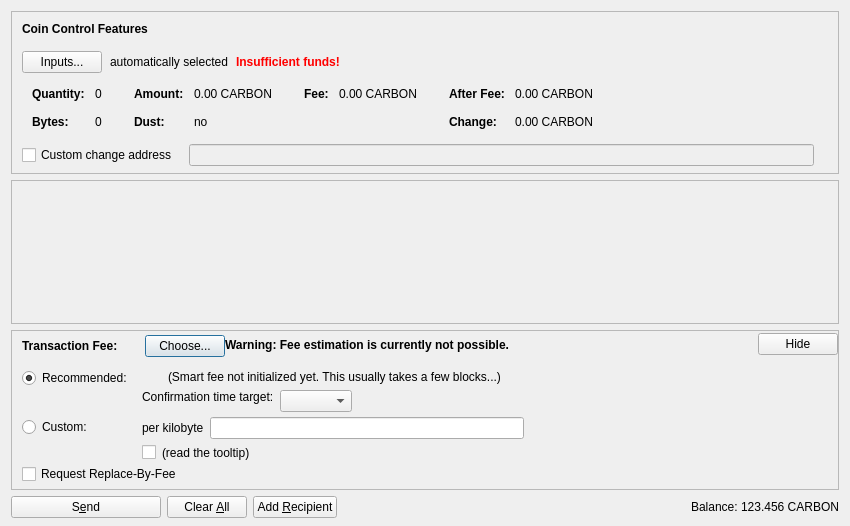
<?xml version="1.0" encoding="UTF-8"?>
<ui version="4.0">
 <class>SendCoinsDialog</class>
 <widget class="QDialog" name="SendCoinsDialog">
  <property name="geometry">
   <rect>
    <x>0</x>
    <y>0</y>
    <width>850</width>
    <height>526</height>
   </rect>
  </property>
  <property name="windowTitle">
   <string>Send Coins</string>
  </property>
  <layout class="QVBoxLayout" name="verticalLayout" stretch="0,1,0,0">
   <property name="bottomMargin">
    <number>8</number>
   </property>
   <item>
    <widget class="QFrame" name="frameCoinControl">
     <property name="sizePolicy">
      <sizepolicy hsizetype="Expanding" vsizetype="Expanding">
       <horstretch>0</horstretch>
       <verstretch>0</verstretch>
      </sizepolicy>
     </property>
     <property name="maximumSize">
      <size>
       <width>16777215</width>
       <height>16777215</height>
      </size>
     </property>
     <property name="frameShape">
      <enum>QFrame::StyledPanel</enum>
     </property>
     <property name="frameShadow">
      <enum>QFrame::Sunken</enum>
     </property>
     <layout class="QVBoxLayout" name="verticalLayoutCoinControl2">
      <property name="spacing">
       <number>0</number>
      </property>
      <property name="leftMargin">
       <number>0</number>
      </property>
      <property name="topMargin">
       <number>0</number>
      </property>
      <property name="rightMargin">
       <number>0</number>
      </property>
      <property name="bottomMargin">
       <number>6</number>
      </property>
      <item>
       <layout class="QVBoxLayout" name="verticalLayoutCoinControl" stretch="0,0,0,0,1">
        <property name="spacing">
         <number>0</number>
        </property>
        <property name="leftMargin">
         <number>10</number>
        </property>
        <property name="topMargin">
         <number>10</number>
        </property>
        <item>
         <layout class="QHBoxLayout" name="horizontalLayoutCoinControl1">
          <property name="bottomMargin">
           <number>15</number>
          </property>
          <item>
           <widget class="QLabel" name="labelCoinControlFeatures">
            <property name="sizePolicy">
             <sizepolicy hsizetype="Preferred" vsizetype="Maximum">
              <horstretch>0</horstretch>
              <verstretch>0</verstretch>
             </sizepolicy>
            </property>
            <property name="font">
             <font>
              <weight>75</weight>
              <bold>true</bold>
             </font>
            </property>
            <property name="styleSheet">
             <string notr="true">font-weight:bold;</string>
            </property>
            <property name="text">
             <string>Coin Control Features</string>
            </property>
           </widget>
          </item>
         </layout>
        </item>
        <item>
         <layout class="QHBoxLayout" name="horizontalLayoutCoinControl2" stretch="0,0,0,0">
          <property name="spacing">
           <number>8</number>
          </property>
          <property name="bottomMargin">
           <number>10</number>
          </property>
          <item>
           <widget class="QPushButton" name="pushButtonCoinControl">
            <property name="styleSheet">
             <string notr="true"/>
            </property>
            <property name="text">
             <string>Inputs...</string>
            </property>
            <property name="autoDefault">
             <bool>false</bool>
            </property>
           </widget>
          </item>
          <item>
           <widget class="QLabel" name="labelCoinControlAutomaticallySelected">
            <property name="text">
             <string>automatically selected</string>
            </property>
            <property name="margin">
             <number>5</number>
            </property>
           </widget>
          </item>
          <item>
           <widget class="QLabel" name="labelCoinControlInsuffFunds">
            <property name="font">
             <font>
              <weight>75</weight>
              <bold>true</bold>
             </font>
            </property>
            <property name="styleSheet">
             <string notr="true">color:red;font-weight:bold;</string>
            </property>
            <property name="text">
             <string>Insufficient funds!</string>
            </property>
            <property name="margin">
             <number>5</number>
            </property>
           </widget>
          </item>
          <item>
           <spacer name="horizontalSpacerCoinControl">
            <property name="orientation">
             <enum>Qt::Horizontal</enum>
            </property>
            <property name="sizeHint" stdset="0">
             <size>
              <width>40</width>
              <height>1</height>
             </size>
            </property>
           </spacer>
          </item>
         </layout>
        </item>
        <item>
         <widget class="QWidget" name="widgetCoinControl" native="true">
          <property name="sizePolicy">
           <sizepolicy hsizetype="Preferred" vsizetype="Preferred">
            <horstretch>0</horstretch>
            <verstretch>0</verstretch>
           </sizepolicy>
          </property>
          <property name="minimumSize">
           <size>
            <width>0</width>
            <height>0</height>
           </size>
          </property>
          <property name="styleSheet">
           <string notr="true"/>
          </property>
          <layout class="QHBoxLayout" name="horizontalLayoutCoinControl5">
           <property name="leftMargin">
            <number>0</number>
           </property>
           <property name="topMargin">
            <number>0</number>
           </property>
           <property name="rightMargin">
            <number>0</number>
           </property>
           <property name="bottomMargin">
            <number>0</number>
           </property>
           <item>
            <layout class="QHBoxLayout" name="horizontalLayoutCoinControl3" stretch="0,0,0,1">
             <property name="spacing">
              <number>20</number>
             </property>
             <property name="topMargin">
              <number>0</number>
             </property>
             <property name="bottomMargin">
              <number>10</number>
             </property>
             <item>
              <layout class="QFormLayout" name="formLayoutCoinControl1">
               <property name="horizontalSpacing">
                <number>10</number>
               </property>
               <property name="verticalSpacing">
                <number>14</number>
               </property>
               <property name="leftMargin">
                <number>10</number>
               </property>
               <property name="topMargin">
                <number>4</number>
               </property>
               <property name="rightMargin">
                <number>6</number>
               </property>
               <item row="0" column="0">
                <widget class="QLabel" name="labelCoinControlQuantityText">
                 <property name="font">
                  <font>
                   <weight>75</weight>
                   <bold>true</bold>
                  </font>
                 </property>
                 <property name="text">
                  <string>Quantity:</string>
                 </property>
                 <property name="margin">
                  <number>0</number>
                 </property>
                </widget>
               </item>
               <item row="0" column="1">
                <widget class="QLabel" name="labelCoinControlQuantity">
                 <property name="cursor">
                  <cursorShape>IBeamCursor</cursorShape>
                 </property>
                 <property name="contextMenuPolicy">
                  <enum>Qt::ActionsContextMenu</enum>
                 </property>
                 <property name="text">
                  <string notr="true">0</string>
                 </property>
                 <property name="margin">
                  <number>0</number>
                 </property>
                 <property name="textInteractionFlags">
                  <set>Qt::LinksAccessibleByMouse|Qt::TextSelectableByKeyboard|Qt::TextSelectableByMouse</set>
                 </property>
                </widget>
               </item>
               <item row="1" column="0">
                <widget class="QLabel" name="labelCoinControlBytesText">
                 <property name="font">
                  <font>
                   <weight>75</weight>
                   <bold>true</bold>
                  </font>
                 </property>
                 <property name="text">
                  <string>Bytes:</string>
                 </property>
                </widget>
               </item>
               <item row="1" column="1">
                <widget class="QLabel" name="labelCoinControlBytes">
                 <property name="cursor">
                  <cursorShape>IBeamCursor</cursorShape>
                 </property>
                 <property name="contextMenuPolicy">
                  <enum>Qt::ActionsContextMenu</enum>
                 </property>
                 <property name="text">
                  <string notr="true">0</string>
                 </property>
                 <property name="textInteractionFlags">
                  <set>Qt::LinksAccessibleByMouse|Qt::TextSelectableByKeyboard|Qt::TextSelectableByMouse</set>
                 </property>
                </widget>
               </item>
              </layout>
             </item>
             <item>
              <layout class="QFormLayout" name="formLayoutCoinControl2">
               <property name="horizontalSpacing">
                <number>10</number>
               </property>
               <property name="verticalSpacing">
                <number>14</number>
               </property>
               <property name="leftMargin">
                <number>6</number>
               </property>
               <property name="topMargin">
                <number>4</number>
               </property>
               <property name="rightMargin">
                <number>6</number>
               </property>
               <item row="0" column="0">
                <widget class="QLabel" name="labelCoinControlAmountText">
                 <property name="font">
                  <font>
                   <weight>75</weight>
                   <bold>true</bold>
                  </font>
                 </property>
                 <property name="text">
                  <string>Amount:</string>
                 </property>
                 <property name="margin">
                  <number>0</number>
                 </property>
                </widget>
               </item>
               <item row="0" column="1">
                <widget class="QLabel" name="labelCoinControlAmount">
                 <property name="cursor">
                  <cursorShape>IBeamCursor</cursorShape>
                 </property>
                 <property name="contextMenuPolicy">
                  <enum>Qt::ActionsContextMenu</enum>
                 </property>
                 <property name="text">
                  <string notr="true">0.00 CARBON</string>
                 </property>
                 <property name="textInteractionFlags">
                  <set>Qt::LinksAccessibleByMouse|Qt::TextSelectableByKeyboard|Qt::TextSelectableByMouse</set>
                 </property>
                </widget>
               </item>
               <item row="1" column="0">
                <widget class="QLabel" name="labelCoinControlLowOutputText">
                 <property name="font">
                  <font>
                   <weight>75</weight>
                   <bold>true</bold>
                  </font>
                 </property>
                 <property name="text">
                  <string>Dust:</string>
                 </property>
                </widget>
               </item>
               <item row="1" column="1">
                <widget class="QLabel" name="labelCoinControlLowOutput">
                 <property name="cursor">
                  <cursorShape>IBeamCursor</cursorShape>
                 </property>
                 <property name="contextMenuPolicy">
                  <enum>Qt::ActionsContextMenu</enum>
                 </property>
                 <property name="text">
                  <string notr="true">no</string>
                 </property>
                 <property name="textInteractionFlags">
                  <set>Qt::LinksAccessibleByMouse|Qt::TextSelectableByKeyboard|Qt::TextSelectableByMouse</set>
                 </property>
                </widget>
               </item>
              </layout>
             </item>
             <item>
              <layout class="QFormLayout" name="formLayoutCoinControl3">
               <property name="horizontalSpacing">
                <number>10</number>
               </property>
               <property name="verticalSpacing">
                <number>14</number>
               </property>
               <property name="leftMargin">
                <number>6</number>
               </property>
               <property name="topMargin">
                <number>4</number>
               </property>
               <property name="rightMargin">
                <number>6</number>
               </property>
               <item row="0" column="0">
                <widget class="QLabel" name="labelCoinControlFeeText">
                 <property name="font">
                  <font>
                   <weight>75</weight>
                   <bold>true</bold>
                  </font>
                 </property>
                 <property name="text">
                  <string>Fee:</string>
                 </property>
                 <property name="margin">
                  <number>0</number>
                 </property>
                </widget>
               </item>
               <item row="0" column="1">
                <widget class="QLabel" name="labelCoinControlFee">
                 <property name="cursor">
                  <cursorShape>IBeamCursor</cursorShape>
                 </property>
                 <property name="contextMenuPolicy">
                  <enum>Qt::ActionsContextMenu</enum>
                 </property>
                 <property name="text">
                  <string notr="true">0.00 CARBON</string>
                 </property>
                 <property name="textInteractionFlags">
                  <set>Qt::LinksAccessibleByMouse|Qt::TextSelectableByKeyboard|Qt::TextSelectableByMouse</set>
                 </property>
                </widget>
               </item>
              </layout>
             </item>
             <item>
              <layout class="QFormLayout" name="formLayoutCoinControl4">
               <property name="horizontalSpacing">
                <number>10</number>
               </property>
               <property name="verticalSpacing">
                <number>14</number>
               </property>
               <property name="leftMargin">
                <number>6</number>
               </property>
               <property name="topMargin">
                <number>4</number>
               </property>
               <property name="rightMargin">
                <number>6</number>
               </property>
               <item row="0" column="0">
                <widget class="QLabel" name="labelCoinControlAfterFeeText">
                 <property name="font">
                  <font>
                   <weight>75</weight>
                   <bold>true</bold>
                  </font>
                 </property>
                 <property name="text">
                  <string>After Fee:</string>
                 </property>
                 <property name="margin">
                  <number>0</number>
                 </property>
                </widget>
               </item>
               <item row="0" column="1">
                <widget class="QLabel" name="labelCoinControlAfterFee">
                 <property name="cursor">
                  <cursorShape>IBeamCursor</cursorShape>
                 </property>
                 <property name="contextMenuPolicy">
                  <enum>Qt::ActionsContextMenu</enum>
                 </property>
                 <property name="text">
                  <string notr="true">0.00 CARBON</string>
                 </property>
                 <property name="textInteractionFlags">
                  <set>Qt::LinksAccessibleByMouse|Qt::TextSelectableByKeyboard|Qt::TextSelectableByMouse</set>
                 </property>
                </widget>
               </item>
               <item row="1" column="0">
                <widget class="QLabel" name="labelCoinControlChangeText">
                 <property name="font">
                  <font>
                   <weight>75</weight>
                   <bold>true</bold>
                  </font>
                 </property>
                 <property name="text">
                  <string>Change:</string>
                 </property>
                </widget>
               </item>
               <item row="1" column="1">
                <widget class="QLabel" name="labelCoinControlChange">
                 <property name="cursor">
                  <cursorShape>IBeamCursor</cursorShape>
                 </property>
                 <property name="contextMenuPolicy">
                  <enum>Qt::ActionsContextMenu</enum>
                 </property>
                 <property name="text">
                  <string notr="true">0.00 CARBON</string>
                 </property>
                 <property name="textInteractionFlags">
                  <set>Qt::LinksAccessibleByMouse|Qt::TextSelectableByKeyboard|Qt::TextSelectableByMouse</set>
                 </property>
                </widget>
               </item>
              </layout>
             </item>
            </layout>
           </item>
          </layout>
         </widget>
        </item>
        <item>
         <layout class="QHBoxLayout" name="horizontalLayoutCoinControl4" stretch="0,0,0">
          <property name="spacing">
           <number>12</number>
          </property>
          <property name="sizeConstraint">
           <enum>QLayout::SetDefaultConstraint</enum>
          </property>
          <property name="topMargin">
           <number>5</number>
          </property>
          <property name="rightMargin">
           <number>5</number>
          </property>
          <item>
           <widget class="QCheckBox" name="checkBoxCoinControlChange">
            <property name="toolTip">
             <string>If this is activated, but the change address is empty or invalid, change will be sent to a newly generated address.</string>
            </property>
            <property name="text">
             <string>Custom change address</string>
            </property>
           </widget>
          </item>
          <item>
           <widget class="QValidatedLineEdit" name="lineEditCoinControlChange">
            <property name="enabled">
             <bool>false</bool>
            </property>
            <property name="sizePolicy">
             <sizepolicy hsizetype="Expanding" vsizetype="Fixed">
              <horstretch>0</horstretch>
              <verstretch>0</verstretch>
             </sizepolicy>
            </property>
           </widget>
          </item>
          <item>
           <widget class="QLabel" name="labelCoinControlChangeLabel">
            <property name="sizePolicy">
             <sizepolicy hsizetype="Preferred" vsizetype="Expanding">
              <horstretch>0</horstretch>
              <verstretch>0</verstretch>
             </sizepolicy>
            </property>
            <property name="minimumSize">
             <size>
              <width>0</width>
              <height>0</height>
             </size>
            </property>
            <property name="text">
             <string/>
            </property>
            <property name="margin">
             <number>3</number>
            </property>
           </widget>
          </item>
         </layout>
        </item>
        <item>
         <spacer name="verticalSpacerCoinControl">
          <property name="orientation">
           <enum>Qt::Vertical</enum>
          </property>
          <property name="sizeHint" stdset="0">
           <size>
            <width>800</width>
            <height>1</height>
           </size>
          </property>
         </spacer>
        </item>
       </layout>
      </item>
     </layout>
    </widget>
   </item>
   <item>
    <widget class="QScrollArea" name="scrollArea">
     <property name="widgetResizable">
      <bool>true</bool>
     </property>
     <widget class="QWidget" name="scrollAreaWidgetContents">
      <property name="geometry">
       <rect>
        <x>0</x>
        <y>0</y>
        <width>830</width>
        <height>104</height>
       </rect>
      </property>
      <layout class="QVBoxLayout" name="verticalLayout_2" stretch="0,1">
       <property name="leftMargin">
        <number>0</number>
       </property>
       <property name="topMargin">
        <number>0</number>
       </property>
       <property name="rightMargin">
        <number>0</number>
       </property>
       <property name="bottomMargin">
        <number>0</number>
       </property>
       <item>
        <layout class="QVBoxLayout" name="entries">
         <property name="spacing">
          <number>6</number>
         </property>
        </layout>
       </item>
       <item>
        <spacer name="verticalSpacer">
         <property name="orientation">
          <enum>Qt::Vertical</enum>
         </property>
         <property name="sizeHint" stdset="0">
          <size>
           <width>20</width>
           <height>40</height>
          </size>
         </property>
        </spacer>
       </item>
      </layout>
     </widget>
    </widget>
   </item>
   <item>
    <widget class="QFrame" name="frameFee">
     <property name="sizePolicy">
      <sizepolicy hsizetype="Expanding" vsizetype="Expanding">
       <horstretch>0</horstretch>
       <verstretch>0</verstretch>
      </sizepolicy>
     </property>
     <property name="maximumSize">
      <size>
       <width>16777215</width>
       <height>16777215</height>
      </size>
     </property>
     <property name="frameShape">
      <enum>QFrame::StyledPanel</enum>
     </property>
     <property name="frameShadow">
      <enum>QFrame::Sunken</enum>
     </property>
     <layout class="QVBoxLayout" name="verticalLayoutFee1">
      <property name="spacing">
       <number>0</number>
      </property>
      <property name="leftMargin">
       <number>0</number>
      </property>
      <property name="topMargin">
       <number>0</number>
      </property>
      <property name="rightMargin">
       <number>0</number>
      </property>
      <property name="bottomMargin">
       <number>0</number>
      </property>
      <item>
       <layout class="QVBoxLayout" name="verticalLayoutFee2" stretch="0,0,0">
        <property name="spacing">
         <number>0</number>
        </property>
        <property name="leftMargin">
         <number>10</number>
        </property>
        <property name="topMargin">
         <number>0</number>
        </property>
        <item>
         <layout class="QHBoxLayout" name="horizontalLayoutFee1">
          <property name="bottomMargin">
           <number>0</number>
          </property>
          <item>
           <layout class="QVBoxLayout" name="verticalLayoutFee7">
            <property name="spacing">
             <number>0</number>
            </property>
            <item>
             <spacer name="verticalSpacerSmartFee">
              <property name="orientation">
               <enum>Qt::Vertical</enum>
              </property>
              <property name="sizeType">
               <enum>QSizePolicy::Fixed</enum>
              </property>
              <property name="sizeHint" stdset="0">
               <size>
                <width>1</width>
                <height>4</height>
               </size>
              </property>
             </spacer>
            </item>
            <item>
             <layout class="QHBoxLayout" name="horizontalLayoutSmartFee">
              <property name="spacing">
               <number>10</number>
              </property>
              <item>
               <widget class="QLabel" name="labelFeeHeadline">
                <property name="sizePolicy">
                 <sizepolicy hsizetype="Preferred" vsizetype="Maximum">
                  <horstretch>0</horstretch>
                  <verstretch>0</verstretch>
                 </sizepolicy>
                </property>
                <property name="font">
                 <font>
                  <weight>75</weight>
                  <bold>true</bold>
                 </font>
                </property>
                <property name="styleSheet">
                 <string notr="true">font-weight:bold;</string>
                </property>
                <property name="text">
                 <string>Transaction Fee:</string>
                </property>
               </widget>
              </item>
              <item>
               <widget class="QLabel" name="labelFeeMinimized">
                <property name="text">
                 <string/>
                </property>
               </widget>
              </item>
              <item>
               <widget class="QPushButton" name="buttonChooseFee">
                <property name="text">
                 <string>Choose...</string>
                </property>
               </widget>
              </item>
             </layout>
            </item>
            <item>
             <spacer name="verticalSpacer_5">
              <property name="orientation">
               <enum>Qt::Vertical</enum>
              </property>
              <property name="sizeHint" stdset="0">
               <size>
                <width>1</width>
                <height>1</height>
               </size>
              </property>
             </spacer>
            </item>
           </layout>
          </item>
          <item>
           <widget class="QLabel" name="fallbackFeeWarningLabel">
            <property name="toolTip">
             <string>Using the fallbackfee can result in sending a transaction that will take several hours or days (or never) to confirm. Consider choosing your fee manually or wait until you have validated the complete chain.</string>
            </property>
            <property name="font">
            <font>
                <weight>75</weight>
                <bold>true</bold>
            </font>
            </property>
            <property name="text">
             <string>Warning: Fee estimation is currently not possible.</string>
            </property>
            <property name="wordWrap">
             <bool>false</bool>
            </property>
           </widget>
          </item>
          <item>
           <spacer name="horizontalSpacer_4">
            <property name="orientation">
             <enum>Qt::Horizontal</enum>
            </property>
            <property name="sizeType">
             <enum>QSizePolicy::MinimumExpanding</enum>
            </property>
            <property name="sizeHint" stdset="0">
             <size>
              <width>40</width>
              <height>20</height>
             </size>
            </property>
           </spacer>
          </item>
          <item>
           <widget class="QPushButton" name="buttonMinimizeFee">
            <property name="toolTip">
             <string>collapse fee-settings</string>
            </property>
            <property name="text">
             <string>Hide</string>
            </property>
           </widget>
          </item>
         </layout>
        </item>
        <item>
         <widget class="QFrame" name="frameFeeSelection">
          <layout class="QVBoxLayout" name="verticalLayoutFee12">
           <property name="spacing">
            <number>0</number>
           </property>
           <property name="leftMargin">
            <number>0</number>
           </property>
           <property name="topMargin">
            <number>0</number>
           </property>
           <property name="rightMargin">
            <number>0</number>
           </property>
           <property name="bottomMargin">
            <number>0</number>
           </property>
           <item>
            <layout class="QGridLayout" name="gridLayoutFee">
             <property name="topMargin">
              <number>10</number>
             </property>
             <property name="bottomMargin">
              <number>4</number>
             </property>
             <property name="horizontalSpacing">
              <number>10</number>
             </property>
             <property name="verticalSpacing">
              <number>4</number>
             </property>
             <item row="1" column="1">
              <layout class="QVBoxLayout" name="verticalLayoutFee8">
               <property name="spacing">
                <number>6</number>
               </property>
               <item>
                <layout class="QHBoxLayout" name="horizontalLayoutFee13">
                 <item>
                  <widget class="QLabel" name="labelCustomPerKilobyte">
                   <property name="toolTip">
                    <string>If the custom fee is set to 1000 satoshis and the transaction is only 250 bytes, then &quot;per kilobyte&quot; only pays 250 satoshis in fee, while &quot;total at least&quot; pays 1000 satoshis. For transactions bigger than a kilobyte both pay by kilobyte.</string>
                   </property>
                   <property name="text">
                    <string>per kilobyte</string>
                   </property>
                  </widget>
                 </item>
                 <item>
                  <widget class="CarboncoinAmountField" name="customFee"/>
                 </item>
                 <item>
                  <spacer name="horizontalSpacer_6">
                   <property name="orientation">
                    <enum>Qt::Horizontal</enum>
                   </property>
                   <property name="sizeHint" stdset="0">
                    <size>
                     <width>1</width>
                     <height>1</height>
                    </size>
                   </property>
                  </spacer>
                 </item>
                </layout>
               </item>
               <item>
                <layout class="QHBoxLayout" name="horizontalLayoutFee8">
                 <item>
                  <widget class="QCheckBox" name="checkBoxMinimumFee">
                   <property name="toolTip">
                    <string>Paying only the minimum fee is just fine as long as there is less transaction volume than space in the blocks. But be aware that this can end up in a never confirming transaction once there is more demand for carboncoin transactions than the network can process.</string>
                   </property>
                   <property name="text">
                    <string/>
                   </property>
                  </widget>
                 </item>
                 <item>
                  <widget class="QLabel" name="labelMinFeeWarning">
                   <property name="enabled">
                    <bool>true</bool>
                   </property>
                   <property name="toolTip">
                    <string>Paying only the minimum fee is just fine as long as there is less transaction volume than space in the blocks. But be aware that this can end up in a never confirming transaction once there is more demand for carboncoin transactions than the network can process.</string>
                   </property>
                   <property name="text">
                    <string>(read the tooltip)</string>
                   </property>
                   <property name="margin">
                    <number>5</number>
                   </property>
                  </widget>
                 </item>
                 <item>
                  <spacer name="horizontalSpacer_2">
                   <property name="orientation">
                    <enum>Qt::Horizontal</enum>
                   </property>
                   <property name="sizeHint" stdset="0">
                    <size>
                     <width>1</width>
                     <height>1</height>
                    </size>
                   </property>
                  </spacer>
                 </item>
                </layout>
               </item>
              </layout>
             </item>
             <item row="0" column="0">
              <layout class="QVBoxLayout" name="verticalLayoutFee4" stretch="0,1">
               <item>
                <widget class="QRadioButton" name="radioSmartFee">
                 <property name="text">
                  <string>Recommended:</string>
                 </property>
                 <property name="checked">
                  <bool>true</bool>
                 </property>
                 <attribute name="buttonGroup">
                  <string notr="true">groupFee</string>
                 </attribute>
                </widget>
               </item>
               <item>
                <spacer name="verticalSpacer_2">
                 <property name="orientation">
                  <enum>Qt::Vertical</enum>
                 </property>
                 <property name="sizeHint" stdset="0">
                  <size>
                   <width>1</width>
                   <height>1</height>
                  </size>
                 </property>
                </spacer>
               </item>
              </layout>
             </item>
             <item row="1" column="0">
              <layout class="QVBoxLayout" name="verticalLayoutFee9" stretch="0,1">
               <item>
                <widget class="QRadioButton" name="radioCustomFee">
                 <property name="text">
                  <string>Custom:</string>
                 </property>
                 <attribute name="buttonGroup">
                  <string notr="true">groupFee</string>
                 </attribute>
                </widget>
               </item>
               <item>
                <spacer name="verticalSpacer_6">
                 <property name="orientation">
                  <enum>Qt::Vertical</enum>
                 </property>
                 <property name="sizeHint" stdset="0">
                  <size>
                   <width>1</width>
                   <height>1</height>
                  </size>
                 </property>
                </spacer>
               </item>
              </layout>
             </item>
             <item row="0" column="1">
              <layout class="QVBoxLayout" name="verticalLayoutFee3" stretch="0,0,1">
               <property name="spacing">
                <number>6</number>
               </property>
               <property name="topMargin">
                <number>2</number>
               </property>
               <item>
                <layout class="QHBoxLayout" name="horizontalLayoutFee12">
                 <item>
                  <widget class="QLabel" name="labelSmartFee">
                   <property name="text">
                    <string/>
                   </property>
                   <property name="margin">
                    <number>2</number>
                   </property>
                  </widget>
                 </item>
                 <item>
                  <widget class="QLabel" name="labelFeeEstimation">
                   <property name="text">
                    <string/>
                   </property>
                  </widget>
                 </item>
                 <item>
                  <widget class="QLabel" name="labelSmartFee2">
                   <property name="text">
                    <string>(Smart fee not initialized yet. This usually takes a few blocks...)</string>
                   </property>
                   <property name="margin">
                    <number>2</number>
                   </property>
                  </widget>
                 </item>
                 <item>
                  <spacer name="horizontalSpacer_5">
                   <property name="orientation">
                    <enum>Qt::Horizontal</enum>
                   </property>
                   <property name="sizeHint" stdset="0">
                    <size>
                     <width>1</width>
                     <height>1</height>
                    </size>
                   </property>
                  </spacer>
                 </item>
                </layout>
               </item>
               <item>
                <layout class="QHBoxLayout" name="horizontalLayoutFee9">
                 <item>
                  <layout class="QVBoxLayout" name="verticalLayoutFee6">
                   <item>
                    <widget class="QLabel" name="labelSmartFee3">
                     <property name="text">
                      <string>Confirmation time target:</string>
                     </property>
                     <property name="margin">
                      <number>2</number>
                     </property>
                    </widget>
                   </item>
                   <item>
                    <spacer name="verticalSpacer_3">
                     <property name="orientation">
                      <enum>Qt::Vertical</enum>
                     </property>
                     <property name="sizeHint" stdset="0">
                      <size>
                       <width>1</width>
                       <height>1</height>
                      </size>
                     </property>
                    </spacer>
                   </item>
                  </layout>
                 </item>
                 <item>
                  <layout class="QVBoxLayout" name="verticalLayoutFee5">
                   <property name="rightMargin">
                    <number>30</number>
                   </property>
                   <item>
                    <layout class="QHBoxLayout" name="horizontalLayoutConfTarget">
                     <property name="bottomMargin">
                      <number>0</number>
                     </property>
                     <item>
                      <widget class="QComboBox" name="confTargetSelector"/>
                     </item>
                     <item>
                      <spacer name="horizontalSpacerConfTarget">
                       <property name="orientation">
                        <enum>Qt::Horizontal</enum>
                       </property>
                       <property name="sizeHint" stdset="0">
                        <size>
                         <width>40</width>
                         <height>20</height>
                        </size>
                       </property>
                      </spacer>
                     </item>
                    </layout>
                   </item>
                  </layout>
                 </item>
                </layout>
               </item>
               <item>
                <spacer name="verticalSpacer_4">
                 <property name="orientation">
                  <enum>Qt::Vertical</enum>
                 </property>
                 <property name="sizeHint" stdset="0">
                  <size>
                   <width>1</width>
                   <height>1</height>
                  </size>
                 </property>
                </spacer>
               </item>
              </layout>
             </item>
            </layout>
           </item>
           <item>
            <widget class="QCheckBox" name="optInRBF">
             <property name="text">
              <string>Request Replace-By-Fee</string>
             </property>
             <property name="toolTip">
              <string>Indicates that the sender may wish to replace this transaction with a new one paying higher fees (prior to being confirmed).</string>
             </property>
            </widget>
           </item>
          </layout>
         </widget>
        </item>
        <item>
         <spacer name="verticalSpacerFee">
          <property name="orientation">
           <enum>Qt::Vertical</enum>
          </property>
          <property name="sizeHint" stdset="0">
           <size>
            <width>40</width>
            <height>5</height>
           </size>
          </property>
         </spacer>
        </item>
       </layout>
      </item>
     </layout>
    </widget>
   </item>
   <item>
    <layout class="QHBoxLayout" name="horizontalLayout">
     <item>
      <widget class="QPushButton" name="sendButton">
       <property name="minimumSize">
        <size>
         <width>150</width>
         <height>0</height>
        </size>
       </property>
       <property name="toolTip">
        <string>Confirm the send action</string>
       </property>
       <property name="text">
        <string>S&amp;end</string>
       </property>
       <property name="icon">
        <iconset resource="../carboncoin.qrc">
         <normaloff>:/icons/send</normaloff>:/icons/send</iconset>
       </property>
       <property name="autoDefault">
        <bool>false</bool>
       </property>
       <property name="default">
        <bool>false</bool>
       </property>
      </widget>
     </item>
     <item>
      <widget class="QPushButton" name="clearButton">
       <property name="sizePolicy">
        <sizepolicy hsizetype="Minimum" vsizetype="Fixed">
         <horstretch>0</horstretch>
         <verstretch>0</verstretch>
        </sizepolicy>
       </property>
       <property name="toolTip">
        <string>Clear all fields of the form.</string>
       </property>
       <property name="text">
        <string>Clear &amp;All</string>
       </property>
       <property name="icon">
        <iconset resource="../carboncoin.qrc">
         <normaloff>:/icons/remove</normaloff>:/icons/remove</iconset>
       </property>
       <property name="autoDefault">
        <bool>false</bool>
       </property>
      </widget>
     </item>
     <item>
      <widget class="QPushButton" name="addButton">
       <property name="toolTip">
        <string>Send to multiple recipients at once</string>
       </property>
       <property name="text">
        <string>Add &amp;Recipient</string>
       </property>
       <property name="icon">
        <iconset resource="../carboncoin.qrc">
         <normaloff>:/icons/add</normaloff>:/icons/add</iconset>
       </property>
       <property name="autoDefault">
        <bool>false</bool>
       </property>
      </widget>
     </item>
     <item>
      <spacer name="horizontalSpacer">
       <property name="orientation">
        <enum>Qt::Horizontal</enum>
       </property>
       <property name="sizeHint" stdset="0">
        <size>
         <width>40</width>
         <height>20</height>
        </size>
       </property>
      </spacer>
     </item>
     <item>
      <layout class="QHBoxLayout" name="horizontalLayout_2">
       <property name="spacing">
        <number>3</number>
       </property>
       <item>
        <widget class="QLabel" name="label">
         <property name="sizePolicy">
          <sizepolicy hsizetype="Preferred" vsizetype="Fixed">
           <horstretch>0</horstretch>
           <verstretch>0</verstretch>
          </sizepolicy>
         </property>
         <property name="text">
          <string>Balance:</string>
         </property>
        </widget>
       </item>
       <item>
        <widget class="QLabel" name="labelBalance">
         <property name="sizePolicy">
          <sizepolicy hsizetype="Preferred" vsizetype="Fixed">
           <horstretch>0</horstretch>
           <verstretch>0</verstretch>
          </sizepolicy>
         </property>
         <property name="cursor">
          <cursorShape>IBeamCursor</cursorShape>
         </property>
         <property name="text">
          <string notr="true">123.456 CARBON</string>
         </property>
         <property name="textInteractionFlags">
          <set>Qt::LinksAccessibleByMouse|Qt::TextSelectableByKeyboard|Qt::TextSelectableByMouse</set>
         </property>
        </widget>
       </item>
      </layout>
     </item>
    </layout>
   </item>
  </layout>
 </widget>
 <customwidgets>
  <customwidget>
   <class>QValidatedLineEdit</class>
   <extends>QLineEdit</extends>
   <header>qvalidatedlineedit.h</header>
  </customwidget>
  <customwidget>
   <class>CarboncoinAmountField</class>
   <extends>QLineEdit</extends>
   <header>carboncoinamountfield.h</header>
   <container>1</container>
  </customwidget>
 </customwidgets>
 <resources>
  <include location="../carboncoin.qrc"/>
 </resources>
 <connections/>
 <buttongroups>
  <buttongroup name="groupFee"/>
 </buttongroups>
</ui>
